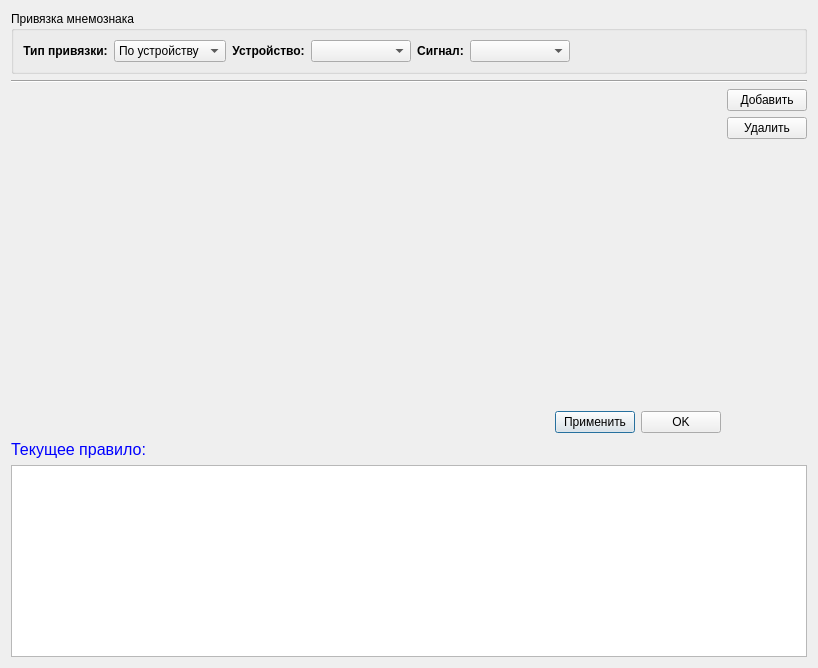
<?xml version="1.0" encoding="UTF-8"?>
<ui version="4.0">
 <class>IndicationEditorDialog</class>
 <widget class="QDialog" name="IndicationEditorDialog">
  <property name="geometry">
   <rect>
    <x>0</x>
    <y>0</y>
    <width>818</width>
    <height>668</height>
   </rect>
  </property>
  <property name="windowTitle">
   <string>Dialog</string>
  </property>
  <layout class="QGridLayout" name="gridLayout_2" rowstretch="0,0,1,0">
   <item row="0" column="0">
    <widget class="QGroupBox" name="groupBox">
     <property name="title">
      <string>Привязка мнемознака</string>
     </property>
     <layout class="QGridLayout" name="gridLayout">
      <item row="0" column="0">
       <widget class="QLabel" name="label">
        <property name="font">
         <font>
          <weight>75</weight>
          <bold>true</bold>
         </font>
        </property>
        <property name="text">
         <string>Тип привязки:</string>
        </property>
        <property name="alignment">
         <set>Qt::AlignCenter</set>
        </property>
       </widget>
      </item>
      <item row="0" column="1">
       <widget class="QComboBox" name="cbLinkingType">
        <property name="minimumSize">
         <size>
          <width>100</width>
          <height>0</height>
         </size>
        </property>
        <item>
         <property name="text">
          <string>По устройству</string>
         </property>
        </item>
        <item>
         <property name="text">
          <string>По сигналу</string>
         </property>
        </item>
       </widget>
      </item>
      <item row="0" column="2">
       <widget class="QLabel" name="label_2">
        <property name="font">
         <font>
          <weight>75</weight>
          <bold>true</bold>
         </font>
        </property>
        <property name="text">
         <string>Устройство:</string>
        </property>
        <property name="alignment">
         <set>Qt::AlignCenter</set>
        </property>
       </widget>
      </item>
      <item row="0" column="3">
       <widget class="QComboBox" name="cbDeviceLink">
        <property name="minimumSize">
         <size>
          <width>100</width>
          <height>0</height>
         </size>
        </property>
       </widget>
      </item>
      <item row="0" column="4">
       <widget class="QLabel" name="lblSignal">
        <property name="font">
         <font>
          <weight>75</weight>
          <bold>true</bold>
         </font>
        </property>
        <property name="text">
         <string>Сигнал:</string>
        </property>
        <property name="alignment">
         <set>Qt::AlignCenter</set>
        </property>
       </widget>
      </item>
      <item row="0" column="5">
       <widget class="QComboBox" name="cbSignalLink">
        <property name="minimumSize">
         <size>
          <width>100</width>
          <height>0</height>
         </size>
        </property>
       </widget>
      </item>
      <item row="0" column="6">
       <spacer name="horizontalSpacer_2">
        <property name="orientation">
         <enum>Qt::Horizontal</enum>
        </property>
        <property name="sizeHint" stdset="0">
         <size>
          <width>175</width>
          <height>20</height>
         </size>
        </property>
       </spacer>
      </item>
     </layout>
    </widget>
   </item>
   <item row="1" column="0">
    <widget class="Line" name="line">
     <property name="orientation">
      <enum>Qt::Horizontal</enum>
     </property>
    </widget>
   </item>
   <item row="2" column="0">
    <layout class="QHBoxLayout" name="horizontalLayout_3">
     <item>
      <layout class="QVBoxLayout" name="verticalLayout_2" stretch="1,0">
       <item>
        <layout class="QHBoxLayout" name="horizontalLayout"/>
       </item>
       <item>
        <layout class="QHBoxLayout" name="horizontalLayout_2">
         <item>
          <spacer name="horizontalSpacer">
           <property name="orientation">
            <enum>Qt::Horizontal</enum>
           </property>
           <property name="sizeHint" stdset="0">
            <size>
             <width>40</width>
             <height>20</height>
            </size>
           </property>
          </spacer>
         </item>
         <item>
          <widget class="QPushButton" name="pbApply">
           <property name="text">
            <string>Применить</string>
           </property>
           <property name="icon">
            <iconset resource="../images.qrc">
             <normaloff>:/images/apply.png</normaloff>:/images/apply.png</iconset>
           </property>
          </widget>
         </item>
         <item>
          <widget class="QPushButton" name="pbOk">
           <property name="text">
            <string>OK</string>
           </property>
          </widget>
         </item>
        </layout>
       </item>
      </layout>
     </item>
     <item>
      <layout class="QVBoxLayout" name="verticalLayout">
       <item>
        <widget class="QPushButton" name="pbAddRule">
         <property name="text">
          <string>Добавить</string>
         </property>
         <property name="icon">
          <iconset resource="../images.qrc">
           <normaloff>:/images/add.png</normaloff>:/images/add.png</iconset>
         </property>
        </widget>
       </item>
       <item>
        <widget class="QPushButton" name="pbDeleteRule">
         <property name="text">
          <string>Удалить</string>
         </property>
         <property name="icon">
          <iconset resource="../images.qrc">
           <normaloff>:/images/delete.png</normaloff>:/images/delete.png</iconset>
         </property>
        </widget>
       </item>
       <item>
        <spacer name="verticalSpacer">
         <property name="orientation">
          <enum>Qt::Vertical</enum>
         </property>
         <property name="sizeHint" stdset="0">
          <size>
           <width>20</width>
           <height>40</height>
          </size>
         </property>
        </spacer>
       </item>
      </layout>
     </item>
    </layout>
   </item>
   <item row="3" column="0">
    <layout class="QVBoxLayout" name="verticalLayout_3">
     <item>
      <layout class="QHBoxLayout" name="horizontalLayout_4">
       <item>
        <widget class="QLabel" name="label_4">
         <property name="font">
          <font>
           <pointsize>-1</pointsize>
          </font>
         </property>
         <property name="styleSheet">
          <string notr="true">QLabel {
	color: blue;
	font-size: 16px;
}</string>
         </property>
         <property name="text">
          <string>Текущее правило:</string>
         </property>
         <property name="alignment">
          <set>Qt::AlignCenter</set>
         </property>
        </widget>
       </item>
       <item>
        <spacer name="horizontalSpacer_3">
         <property name="orientation">
          <enum>Qt::Horizontal</enum>
         </property>
         <property name="sizeHint" stdset="0">
          <size>
           <width>40</width>
           <height>20</height>
          </size>
         </property>
        </spacer>
       </item>
      </layout>
     </item>
     <item>
      <widget class="QTextEdit" name="teRuleView">
       <property name="maximumSize">
        <size>
         <width>16777215</width>
         <height>200</height>
        </size>
       </property>
      </widget>
     </item>
    </layout>
   </item>
  </layout>
 </widget>
 <resources>
  <include location="../images.qrc"/>
 </resources>
 <connections/>
</ui>
